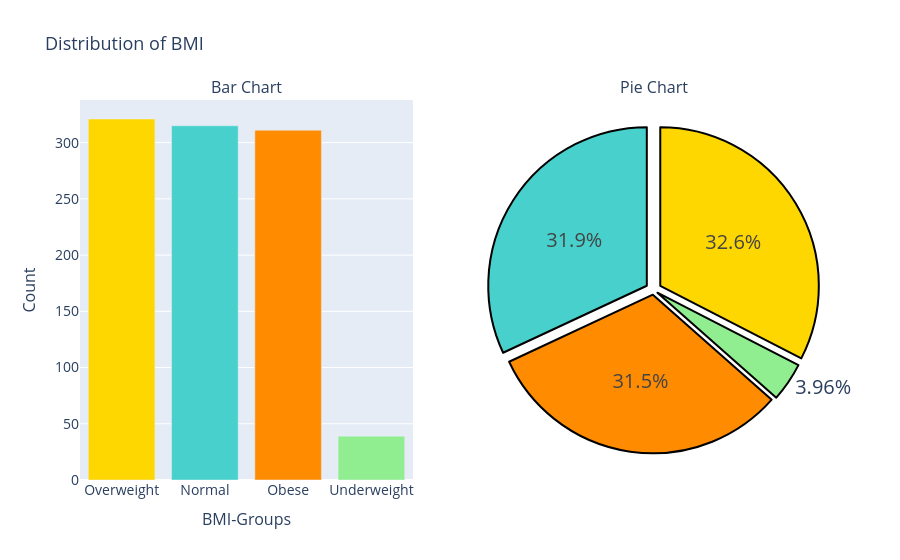

Write notebook code for a chart like this one.
### Code cell
# colors = ['#f6f5f5', '#fe346e', '#512b58', '#2c003e','#636efa']
#colors  = ['#E0B1CB','#BE95C4','#9F86C0','#5E548E','#231942']
colors = ['gold', 'mediumturquoise', 'darkorange', 'lightgreen']
labels = data['BMI_category'].value_counts().index
values = data['BMI_category'].value_counts()

# create pie chart

pie_chart = go.Figure(go.Pie(labels = labels, values = values,pull = [0.05,0.05,0.03,0.03] ))
pie_chart.update_traces(hoverinfo = 'label+value' , textinfo = 'percent', textfont_size = 20, 
                        marker = dict(colors = [colors[0], colors[1],colors[2],colors[3]], line = dict( color = '#000000', width=2)))

# Bar Chart

bar_chart = go.Figure(go.Bar(x = labels, y = values, marker_color = [colors[0], colors[1],colors[2],colors[3]]))

# create subplots

fig = sp.make_subplots( rows = 1, cols = 2, column_width = [0.5,0.5], specs = [[{'type' : 'bar'}, {'type' : 'pie'}]],
                      subplot_titles = ("Bar Chart", "Pie Chart"))

# Add charts to subplots

fig.add_trace(bar_chart.data[0], row=1, col=1)
fig.add_trace(pie_chart.data[0], row=1, col=2)

# Update layout
fig.update_layout(
    showlegend=False,
    title=dict(
        text="Distribution of BMI",
        font=dict(size=18)
    ),
    xaxis=dict(
        title=dict(
            text="BMI-Groups",
            font=dict(size=16)
        ),
        tickfont=dict(size=14)
    ),
    yaxis=dict(
        title=dict(
            text="Count",
            font=dict(size=16)
        ),
        tickfont=dict(size=14)
    )
)


# Show subplots
fig.show()

### Figure 1 — Plotly figure (JSON) as saved in the notebook; plotly's stock layout.template omitted (floating-point values rounded to 4 significant figures)
{"data": [{"marker": {"color": ["gold", "mediumturquoise", "darkorange", "lightgreen"]}, "type": "bar", "x": ["Overweight", "Normal", "Obese", "Underweight"], "xaxis": "x", "y": [321, 315, 311, 39], "yaxis": "y"}, {"domain": {"x": [0.55, 1], "y": [0, 1]}, "hoverinfo": "label+value", "labels": ["Overweight", "Normal", "Obese", "Underweight"], "marker": {"colors": ["gold", "mediumturquoise", "darkorange", "lightgreen"], "line": {"color": "#000000", "width": 2}}, "pull": [0.05, 0.05, 0.03, 0.03], "textfont": {"size": 20}, "textinfo": "percent", "type": "pie", "values": [321, 315, 311, 39]}], "layout": {"annotations": [{"font": {"size": 16}, "showarrow": false, "text": "Bar Chart", "x": 0.225, "xanchor": "center", "xref": "paper", "y": 1, "yanchor": "bottom", "yref": "paper"}, {"font": {"size": 16}, "showarrow": false, "text": "Pie Chart", "x": 0.775, "xanchor": "center", "xref": "paper", "y": 1, "yanchor": "bottom", "yref": "paper"}], "showlegend": false, "title": {"font": {"size": 18}, "text": "Distribution of BMI"}, "xaxis": {"anchor": "y", "domain": [0, 0.45], "tickfont": {"size": 14}, "title": {"font": {"size": 16}, "text": "BMI-Groups"}}, "yaxis": {"anchor": "x", "domain": [0, 1], "tickfont": {"size": 14}, "title": {"font": {"size": 16}, "text": "Count"}}}}
